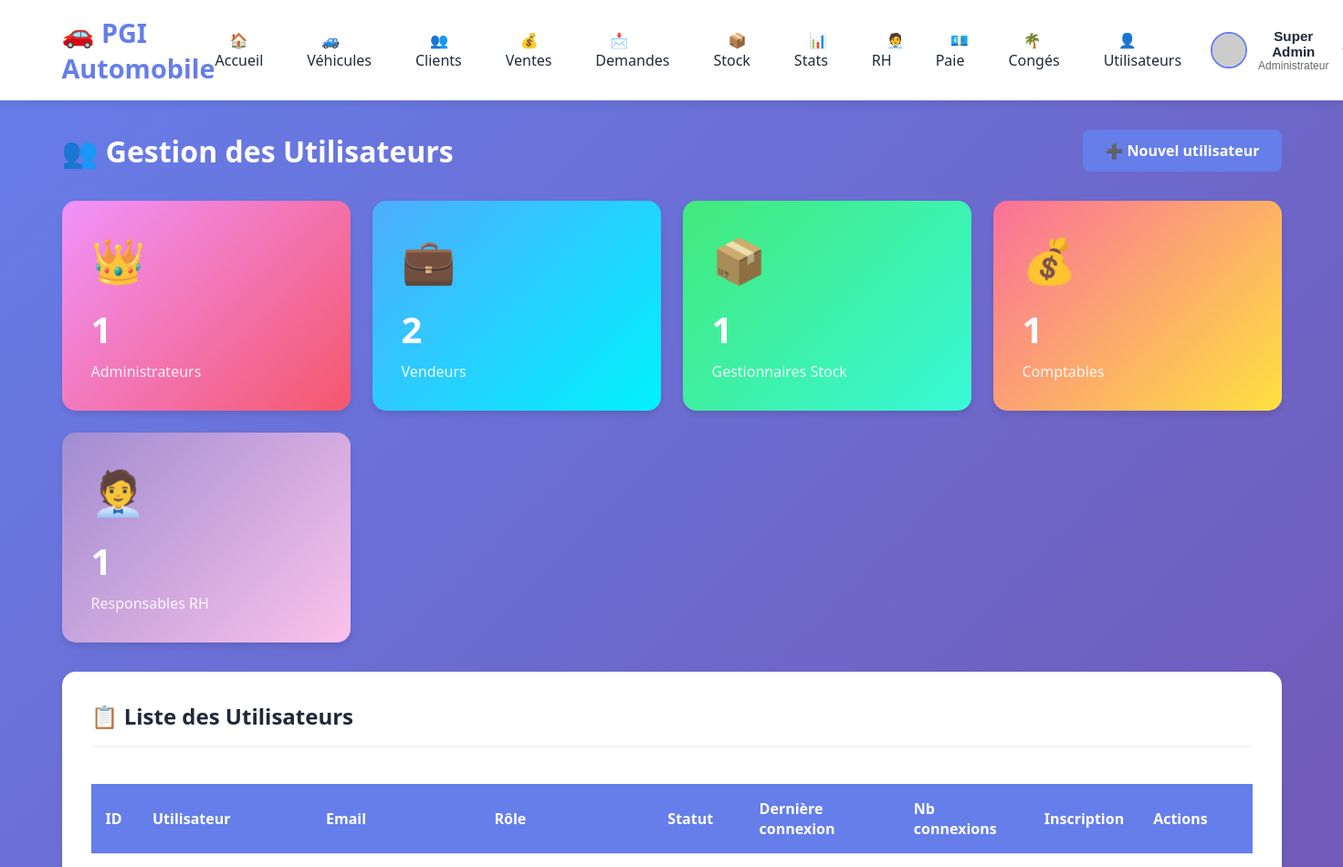
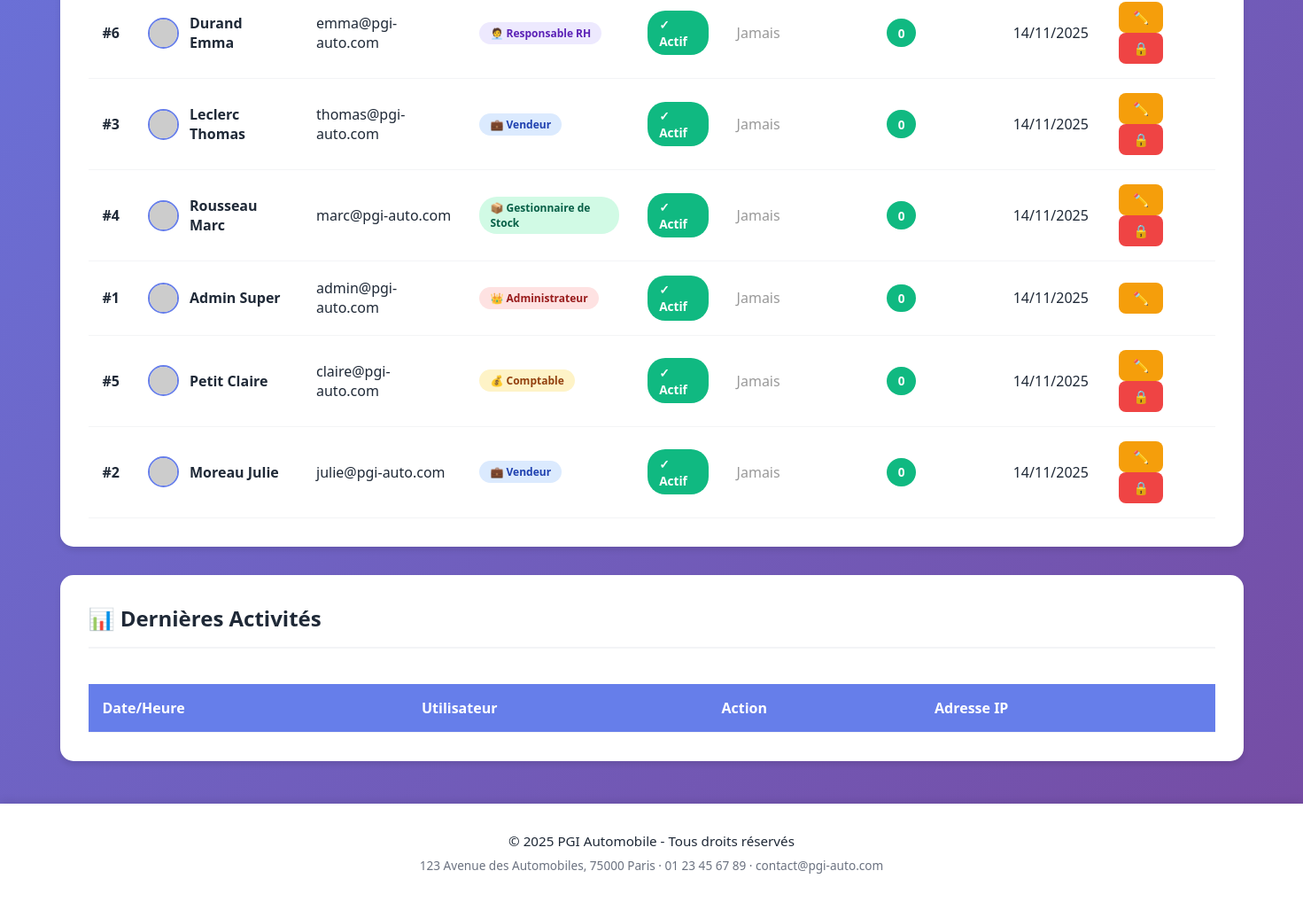
Page /modules/admin/utilisateurs.php (signed in) on the committed database (2 pictures, top to bottom).
### tables this page shows
CREATE TABLE IF NOT EXISTS utilisateurs (
    id INT PRIMARY KEY AUTO_INCREMENT,
    nom VARCHAR(50) NOT NULL,
    prenom VARCHAR(50) NOT NULL,
    email VARCHAR(100) UNIQUE NOT NULL,
    password VARCHAR(255) NOT NULL,
    role ENUM('admin', 'vendeur', 'gestionnaire_stock', 'comptable', 'rh', 'client') DEFAULT 'vendeur',
    statut ENUM('actif', 'inactif', 'suspendu') DEFAULT 'actif',
    avatar VARCHAR(255),
    telephone VARCHAR(20),
    adresse VARCHAR(255),
    ville VARCHAR(100),
    code_postal VARCHAR(10),
    derniere_connexion DATETIME,
    created_at TIMESTAMP DEFAULT CURRENT_TIMESTAMP,
    updated_at TIMESTAMP DEFAULT CURRENT_TIMESTAMP ON UPDATE CURRENT_TIMESTAMP
);

### config/auth.php (called while the page is built, shortened)
<?php
if (!function_exists('getBaseUrl')) {
    function getBaseUrl(): string
    {
        static $baseUrl;
        if ($baseUrl !== null) {
            return $baseUrl;
        }
        $env = getenv('PGI_BASE_URL');
        $baseUrl = '/pgi-automobile';
        return $baseUrl;
    }
}
if (!function_exists('appUrl')) {
    function appUrl(string $path = ''): string
    {
        $base = rtrim(getBaseUrl(), '/');
        $normalizedPath = '/' . ltrim($path, '/');
        return $base . $normalizedPath;
    }
}
function getFullName() {
    return $_SESSION['prenom'] . ' ' . $_SESSION['nom'];
}
function getRoleLabel($role = null) {
    if ($role === null) {
        $role = $_SESSION['role'] ?? '';
    }
    $labels = [
        'admin' => 'Administrateur',
        'vendeur' => 'Vendeur',
        'gestionnaire_stock' => 'Gestionnaire de Stock',
        'comptable' => 'Comptable',
        'rh' => 'Responsable RH',
        'client' => 'Client'
    ];
    return $labels[$role] ?? $role;
}
function getRoleIcon(string $role): string
{
    $icons = [
        'admin' => '👑',
        'vendeur' => '💼',
        'gestionnaire_stock' => '📦',
        'comptable' => '💰',
        'rh' => '🧑‍💼',
        'client' => '🙋'
    ];
    return $icons[$role] ?? '👤';
}
function getAvatar() {
    $initials = '';
    if (isset($_SESSION['prenom'])) {
        $initials .= strtoupper(substr($_SESSION['prenom'], 0, 1));
    }
    if (isset($_SESSION['nom'])) {
        $initials .= strtoupper(substr($_SESSION['nom'], 0, 1));
    }
    return "https://ui-avatars.com/api/?name=" . urlencode($initials) . "&background=667eea&color=fff&size=128";
}
?>

### config/database.php (called while the page is built, shortened)
<?php
function escape($data) {
    return htmlspecialchars($data, ENT_QUOTES, 'UTF-8');
}
function formatDate($date) {
    return date('d/m/Y', strtotime($date));
}
?>

### modules/admin/utilisateurs.php (the view, shortened to what this page needs)
<?php
include '../../includes/header.php';
$stmt = $pdo->query("
    SELECT
        u.*,
        COUNT(l.id) as nb_connexions,
        MAX(l.created_at) as derniere_connexion_log
    FROM utilisateurs u
    LEFT JOIN logs_connexion l ON u.id = l.utilisateur_id AND l.action = 'connexion'
    GROUP BY u.id
    ORDER BY u.created_at DESC
");
$utilisateurs = $stmt->fetchAll();
$stmt = $pdo->query("SELECT role, COUNT(*) as count FROM utilisateurs GROUP BY role");
$stats_roles = $stmt->fetchAll(PDO::FETCH_KEY_PAIR);
?>
<div style="display: flex; justify-content: space-between; align-items: center; margin-bottom: 2rem;">
    <h1 style="color: white; display: flex; align-items: center; gap: 10px;">
        👥 Gestion des Utilisateurs
    </h1>
    <a href="ajouter-utilisateur.php" class="btn btn-primary">
        ➕ Nouvel utilisateur
    </a>
</div>
<div class="stats-grid" style="margin-bottom: 2rem;">
    <div class="stat-card" style="background: linear-gradient(135deg, #f093fb 0%, #f5576c 100%);">
        <div class="stat-icon">👑</div>
        <div class="stat-value"><?php echo $stats_roles['admin'] ?? 0; ?></div>
        <div class="stat-label">Administrateurs</div>
    </div>
    <div class="stat-card" style="background: linear-gradient(135deg, #4facfe 0%, #00f2fe 100%);">
        <div class="stat-icon">💼</div>
        <div class="stat-value"><?php echo $stats_roles['vendeur'] ?? 0; ?></div>
        <div class="stat-label">Vendeurs</div>
    </div>
    <div class="stat-card" style="background: linear-gradient(135deg, #43e97b 0%, #38f9d7 100%);">
        <div class="stat-icon">📦</div>
        <div class="stat-value"><?php echo $stats_roles['gestionnaire_stock'] ?? 0; ?></div>
        <div class="stat-label">Gestionnaires Stock</div>
    </div>
    <div class="stat-card" style="background: linear-gradient(135deg, #fa709a 0%, #fee140 100%);">
        <div class="stat-icon">💰</div>
        <div class="stat-value"><?php echo $stats_roles['comptable'] ?? 0; ?></div>
        <div class="stat-label">Comptables</div>
    </div>
    <div class="stat-card" style="background: linear-gradient(135deg, #a18cd1 0%, #fbc2eb 100%);">
        <div class="stat-icon">🧑‍💼</div>
        <div class="stat-value"><?php echo $stats_roles['rh'] ?? 0; ?></div>
        <div class="stat-label">Responsables RH</div>
    </div>
</div>
<div class="card">
    <div class="card-header">
        <h2 class="card-title">📋 Liste des Utilisateurs</h2>
    </div>
    <div class="table-responsive">
        <table>
            <thead>
                <tr>
                    <th>ID</th>
                    <th>Utilisateur</th>
                    <th>Email</th>
                    <th>Rôle</th>
                    <th>Statut</th>
                    <th>Dernière connexion</th>
                    <th>Nb connexions</th>
                    <th>Inscription</th>
                    <th>Actions</th>
                </tr>
            </thead>
            <tbody>
                <?php foreach ($utilisateurs as $user):
                    $roleClassMap = [
                        'admin' => 'role-admin',
                        'vendeur' => 'role-vendeur',
                        'gestionnaire_stock' => 'role-gestionnaire',
                        'comptable' => 'role-comptable',
                        'rh' => 'role-rh'
                    ];
                    $role_class = $roleClassMap[$user['role']] ?? '';
                    $role_icon = getRoleIcon($user['role']);
                ?>
                <tr>
                    <td><strong>#<?php echo $user['id']; ?></strong></td>
                    <td>
                        <div style="display: flex; align-items: center; gap: 0.75rem;">
                            <img src="<?php echo $user['avatar'] ?? "https://ui-avatars.com/api/?name=" . urlencode($user['prenom'] . ' ' . $user['nom']); ?>"
                                 alt="Avatar"
                                 style="width: 35px; height: 35px; border-radius: 50%; border: 2px solid var(--primary);">
                            <strong><?php echo escape($user['nom'] . ' ' . $user['prenom']); ?></strong>
                        </div>
                    </td>
                    <td><?php echo escape($user['email']); ?></td>
                    <td>
                        <span class="role-badge <?php echo $role_class; ?>">
                            <?php echo $role_icon . ' ' . getRoleLabel($user['role']); ?>
                        </span>
                    </td>
                    <td>
                        <?php if ($user['statut'] === 'actif'): ?>
                            <span class="badge badge-stock">✓ Actif</span>
                        <?php elseif ($user['statut'] === 'inactif'): ?>
                            <span class="badge badge-vendu">✗ Inactif</span>
                        <?php else: ?>
                            <span class="badge badge-reserve">⏸ Suspendu</span>
                        <?php endif; ?>
                    </td>
                    <td>
                        <?php if ($user['derniere_connexion']): ?>
                            <span title="<?php echo formatDate($user['derniere_connexion']); ?>">
                                <?php echo timeSince($user['derniere_connexion']); ?>
                            </span>
                        <?php else: ?>
                            <span style="color: #999;">Jamais</span>
                        <?php endif; ?>
                    </td>
                    <td>
                        <span class="badge badge-stock"><?php echo $user['nb_connexions']; ?></span>
                    </td>
                    <td><?php echo formatDate($user['created_at']); ?></td>
                    <td>
                        <a href="modifier-utilisateur.php?id=<?php echo $user['id']; ?>"
                           class="btn btn-warning btn-sm"
                           title="Modifier">
                            ✏️
                        </a>
                        <?php if ($user['id'] !== $_SESSION['user_id']): ?>
                            <a href="?action=toggle_status&id=<?php echo $user['id']; ?>"
                               class="btn <?php echo $user['statut'] === 'actif' ? 'btn-danger' : 'btn-success'; ?> btn-sm"
                               onclick="return confirm('Changer le statut de cet utilisateur ?')"
                               title="<?php echo $user['statut'] === 'actif' ? 'Désactiver' : 'Activer'; ?>">
                                <?php echo $user['statut'] === 'actif' ? '🔒' : '🔓'; ?>
                            </a>
                        <?php endif; ?>
                    </td>
                </tr>
                <?php endforeach; ?>
            </tbody>
        </table>
    </div>
</div>
<div class="card">
    <div class="card-header">
        <h2 class="card-title">📊 Dernières Activités</h2>
    </div>
    <div class="table-responsive">
        <table>
            <thead>
                <tr>
                    <th>Date/Heure</th>
                    <th>Utilisateur</th>
                    <th>Action</th>
                    <th>Adresse IP</th>
                </tr>
            </thead>
        </table>
    </div>
</div>
<?php include '../../includes/footer.php'; ?>

### includes/header.php (shortened to what this page needs)
<?php
require_once __DIR__ . '/../config/database.php';
require_once __DIR__ . '/../config/auth.php';
$baseUrl = getBaseUrl();
$appName = defined('APP_NAME') ? APP_NAME : 'PGI Automobile';
$navLinks = [];
$role = $_SESSION['role'] ?? null;
if ($role === 'client') {
    $navLinks[] = ['label' => '🏠 Accueil', 'url' => appUrl('catalogue.php')];
    if (hasPermission('demandes', 'read')) {
        $navLinks[] = ['label' => '📩 Mes demandes', 'url' => appUrl('modules/clients/mes-demandes.php')];
    }
    $navLinks[] = ['label' => '✏️ Modifier mes infos', 'url' => appUrl('modules/profil/mon-profil.php')];
} else {
    $navDefinitions = [
        ['permission' => ['vehicules', 'read'], 'url' => 'modules/vehicules/liste.php', 'label' => '🚙 Véhicules'],
        ['permission' => ['clients', 'read'], 'url' => 'modules/clients/liste.php', 'label' => '👥 Clients'],
        ['permission' => ['ventes', 'read'], 'url' => 'modules/ventes/liste.php', 'label' => '💰 Ventes'],
        ['permission' => ['demandes', 'read'], 'url' => 'modules/ventes/demandes-liste.php', 'label' => '📩 Demandes'],
        ['permission' => ['stock', 'read'], 'url' => 'modules/stock/inventaire.php', 'label' => '📦 Stock'],
        ['permission' => ['statistiques', 'read'], 'url' => 'modules/statistiques/dashboard.php', 'label' => '📊 Stats'],
        ['permission' => ['rh', 'read'], 'url' => 'modules/rh/liste.php', 'label' => '🧑‍💼 RH'],
        ['permission' => ['paie', 'read'], 'url' => 'modules/rh/paie.php', 'label' => '💶 Paie'],
        ['permission' => ['conges', 'read'], 'url' => 'modules/rh/conges.php', 'label' => '🌴 Congés'],
        ['permission' => ['utilisateurs', 'read'], 'url' => 'modules/admin/utilisateurs.php', 'label' => '👤 Utilisateurs']
    ];
    foreach ($navDefinitions as $item) {
        [$module, $action] = $item['permission'];
        if (hasPermission($module, $action)) {
            $navLinks[] = [
                'label' => $item['label'],
                'url' => appUrl($item['url'])
            ];
        }
    }
    array_unshift($navLinks, ['label' => '🏠 Accueil', 'url' => appUrl('index.php')]);
}
?>
<!DOCTYPE html>
<html lang="fr">
<head>
    <link rel="stylesheet" href="<?php echo appUrl('assets/css/style.css'); ?>">
</head>
<body>
    <header>
        <nav class="navbar">
            <div class="logo">🚗 <?php echo htmlspecialchars($appName); ?></div>
            <ul class="nav-links">
                <?php if (empty($navLinks)): ?>
                    <li><a href="<?php echo appUrl('index.php'); ?>">🏠 Accueil</a></li>
                <?php else: ?>
                    <?php foreach ($navLinks as $link): ?>
                        <li><a href="<?php echo $link['url']; ?>"><?php echo $link['label']; ?></a></li>
                    <?php endforeach; ?>
                <?php endif; ?>
            </ul>
            <div class="nav-user-menu">
                <button class="nav-user-toggle" type="button" aria-expanded="false" aria-controls="userDropdown">
                    <img src="<?php echo getAvatar(); ?>" alt="Avatar" class="nav-user-avatar">
                    <div class="nav-user-details">
                        <span class="nav-user-name"><?php echo htmlspecialchars(getFullName()); ?></span>
                        <span class="nav-user-role"><?php echo htmlspecialchars(getRoleLabel()); ?></span>
                    </div>
                    <span class="nav-user-arrow">▼</span>
                </button>
            </div>
        </nav>
    </header>
    <main class="container">

### includes/footer.php (shortened to what this page needs)
    </main>
    <footer>
        <p>&copy; <?php echo date('Y'); ?> PGI Automobile - Tous droits réservés</p>
        <p>123 Avenue des Automobiles, 75000 Paris · 01 23 45 67 89 · contact@pgi-auto.com</p>
    </footer>
</body>
</html>

### rows in the picture
utilisateurs: id "6", nom+prenom "Durand Emma", email "emma@pgi-auto.com", role "🧑‍💼", role "Responsable RH", statut "✓ Actif", shows "Jamais", nb_connexions "0", created_at "14/11/2025"
utilisateurs: id "3", nom+prenom "Leclerc Thomas", email "thomas@pgi-auto.com", role "💼", role "Vendeur", statut "✓ Actif", shows "Jamais", nb_connexions "0", created_at "14/11/2025"
utilisateurs: id "4", nom+prenom "Rousseau Marc", email "marc@pgi-auto.com", role "📦", role "Gestionnaire de Stock", statut "✓ Actif", shows "Jamais", nb_connexions "0", created_at "14/11/2025"
utilisateurs: id "1", nom+prenom "Admin Super", email "admin@pgi-auto.com", role "👑", role "Administrateur", statut "✓ Actif", shows "Jamais", nb_connexions "0", created_at "14/11/2025"
utilisateurs: id "5", nom+prenom "Petit Claire", email "claire@pgi-auto.com", role "💰", role "Comptable", statut "✓ Actif", shows "Jamais", nb_connexions "0", created_at "14/11/2025"
utilisateurs: id "2", nom+prenom "Moreau Julie", email "julie@pgi-auto.com", role "💼", role "Vendeur", statut "✓ Actif", shows "Jamais", nb_connexions "0", created_at "14/11/2025"

### other values in the picture
$appName "PGI Automobile"
$link['label'] "🏠 Accueil"
$link['label'] "🚙 Véhicules"
$link['label'] "👥 Clients"
$link['label'] "💰 Ventes"
$link['label'] "📩 Demandes"
$link['label'] "📦 Stock"
$link['label'] "📊 Stats"
$link['label'] "🧑‍💼 RH"
$link['label'] "💶 Paie"
$link['label'] "🌴 Congés"
$link['label'] "👤 Utilisateurs"
getFullName() "Super Admin"
getRoleLabel() "Administrateur"
$stats_roles['admin'] "1"
